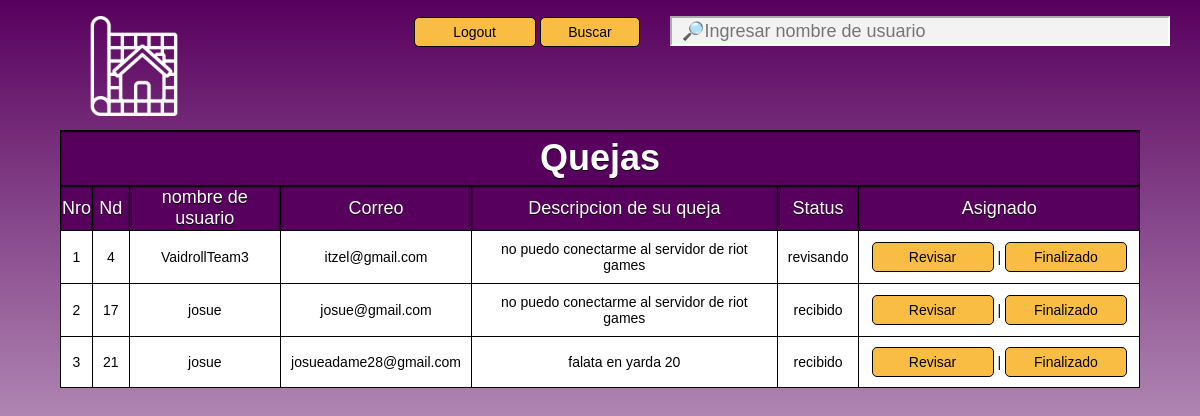
The page /empleados/diseñador/dis.php on the database its author committed.
### tables this page shows
CREATE TABLE `tickets` (
  `nd` int(11) NOT NULL,
  `user` varchar(256) DEFAULT NULL,
  `correo` varchar(50) DEFAULT NULL,
  `descripcion` varchar(256) DEFAULT NULL,
  `estatus` varchar(50) DEFAULT NULL,
  `asignar` varchar(15) DEFAULT NULL
);

### empleados/diseñador/dis.php (the view, shortened to what this page needs)
<?php
include_once ('../../conexion/conexionBD.php');
?>
<html>
<head>
</head>
<body>
    <table>
	<img src="../../img/iconosh2.png">
			<div id="barrabuscar">
		<form method="POST">
		<a onclick="location.href='../../login/log.php'">Logout</a>
        <input type="submit" value="Buscar" name="btnbuscar"><input type="text" name="txtbuscar" id="cajabuscar" placeholder="&#128270;Ingresar nombre de usuario">
		</form>
		</div>
		<tr><th colspan="8"><h1>Quejas</h1></th></tr>
			<tr>
			<th>Nro</th>
			<th>Nd</th>
            <th>nombre de usuario</th>
            <th>Correo</th>
            <th>Descripcion de su queja</th>
            <th>Status</th>
            <th>Asignado</th>
			</tr>
        <?php
if(isset($_POST['btnbuscar']))
{
$buscar = $_POST['txtbuscar'];
$queryusuarios = mysqli_query($conexion, "SELECT nd,user,correo,descripcion,estatus, asignar FROM tickets where asignar='Diseñador' and user like '".$buscar."%'");
}
else
{
$queryusuarios = mysqli_query($conexion, "SELECT * FROM tickets where asignar='Diseñador' ORDER BY nd asc");
}
		$numerofila = 0;
        while($mostrar = mysqli_fetch_array($queryusuarios))
		{    $numerofila++;
			echo "<tr>";
			echo "<td>".$numerofila."</td>";
            echo "<td>".$mostrar['nd']."</td>";
            echo "<td>".$mostrar['user']."</td>";
            echo "<td>".$mostrar['correo']."</td>";
			echo "<td>".$mostrar['descripcion']."</td>";
			echo "<td>".$mostrar['estatus']."</td>";
            echo "<td style='width:26%'><a href=\"revizando_tic.php?nd=$mostrar[nd]\" onClick=\"return confirm('Favor de leer correctamente el reporte del cliente $mostrar[user]')\">Revisar</a> | <a href=\"finalizar_tic.php?nd=$mostrar[nd]\" onClick=\"return confirm('Gracias por completar el reporte en tiempo y forma del cliente $mostrar[user]')\">Finalizado</a></td>";
		}
        ?>
    </table>
</body>
</html>

### empleados/diseñador/dis.php (style rules this page uses)
body { background: linear-gradient(to bottom, #58005E, white); font-family: sans-serif; margin:0; padding:0; height: 100%; width: 100%; display: flex; flex-direction: column; }
table { text-align:center; width: 90%; border-collapse: collapse; border: 1px solid black; margin:50px auto; background: white; position: absolute; top: 10%; left: 5%; }
th { background: #58005E; height: 40px; font-weight: lighter; text-shadow: 0 1px 0 black; color: white; border: 1px solid black; box-shadow: inset 0px 1px 2px black; transition: all 0.2s; font-size: 18px; }
tr { border-bottom: 1px solid black; width:100%; }
td { border: 1px solid black; padding: 10px; transition: all 0.2s; font-size: 14px; }
a,input[type="submit"],button { font-size: 14px; text-align:center; width: 100px; display: inline-block; background-color:#FABD44; padding: 6px 10px; border-radius:5px; text-decoration: none; color:black; border:1px solid black; cursor:pointer; }
h1 { font-family: sans-serif; margin:5px; }
img { position: absolute; top: 2%; left: 5%; width:100px; height:100px; float:left; position:absolute; margin-left:2%; }
#barrabuscar { color:white; text-align:right; }
#cajabuscar { width:500px; height:30px; font-size:18px; background-color:#f3f3f3; border-color:white; padding-left:10px; margin: 0px 30px; }

### rows shown on the page
tickets: nd "4", user "VaidrollTeam3", correo "itzel@gmail.com", descripcion "no puedo conectarme al servidor de riot games", estatus "revisando"
tickets: nd "17", user "josue", correo "josue@gmail.com", descripcion "no puedo conectarme al servidor de riot games", estatus "recibido"
tickets: nd "21", user "josue", correo "josueadame28@gmail.com", descripcion "falata en yarda 20", estatus "recibido"
